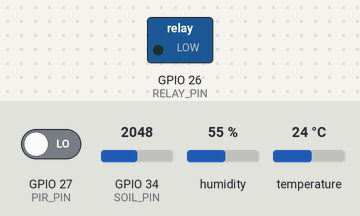
The sketch below on a simulated ESP32. On the bench: switched loads named in the sketch (green lamp = pin HIGH). The inputs (shaded band) are chosen by the test bench; at power-on: GPIO 34 (SOIL_PIN) = 2048, GPIO 27 (PIR_PIN) LOW, humidity 55 %, temperature 24 °C. WiFi joins after 1.5 s; servers stay silent unless stated; what the sketch prints to the serial monitor is not drawn.

Above: at 2.7 s.
2.8 s: GPIO 34 (SOIL_PIN) set to 2800
6.2 s: GPIO 34 (SOIL_PIN) set to 2907
At 8.6 s:
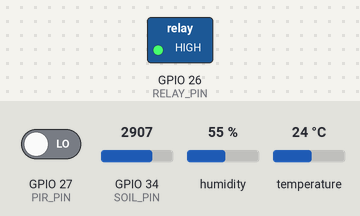
9.6 s: GPIO 34 (SOIL_PIN) set to 1234
14.1 s: GPIO 34 (SOIL_PIN) set to 1114
At 16.1 s:
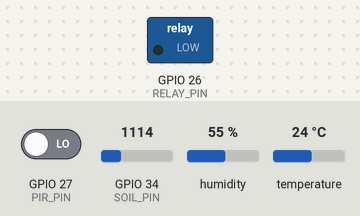
17.5 s: GPIO 34 (SOIL_PIN) set to 3603
At 19.7 s:
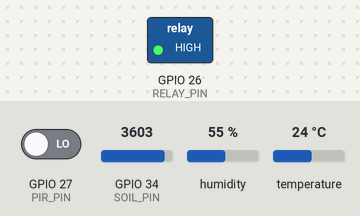
Timing chart, 0 to 21.2 s (numbered marks = the images above; inputs shaded):
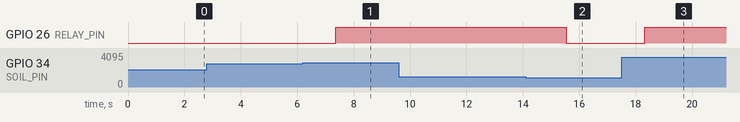

Measured:
- the behaviour switches between 2866 and 2867 on GPIO 34 (SOIL_PIN) (found by bisection; images 0 and 1)
- the behaviour switches between 1188 and 1187 on GPIO 34 (SOIL_PIN) (found by bisection; images 1 and 2)
- after the input at 2.8 s, every drawn part: stays the same
- after the input at 6.2 s, GPIO 26 (RELAY_PIN): LOW → HIGH after 1.2 s
- after the input at 9.6 s, every drawn part: stays the same
- after the input at 14.1 s, GPIO 26 (RELAY_PIN): HIGH → LOW after 1.4 s
- after the input at 17.5 s, GPIO 26 (RELAY_PIN): LOW → HIGH after 0.82 s

The sketch:

sketch.ino
```cpp
#include <WiFi.h>
#include <FirebaseESP32.h>
#include <HardwareSerial.h>
#include <DHT.h>

// ================= 1. NETWORK & FIREBASE CONFIG =================
#define WIFI_SSID "Nandhu"        // உங்கள் WiFi / Hotspot பெயர்
#define WIFI_PASSWORD "12345678"  // WiFi பாஸ்வேர்டு

#define FIREBASE_HOST "smart-crop-guardian-default-rtdb.firebaseio.com"
#define FIREBASE_AUTH "ADxocgMHFFHtZnP1lrky40OVLsCEdCkSBpADZxiU" // நீங்கள் காப்பி செய்த Secret Key

// ================= 2. PIN DEFINITIONS =================
#define SOIL_PIN 34       // Soil Moisture Sensor
#define PIR_PIN 27        // PIR Motion Sensor
#define RELAY_PIN 26      // Water Pump Relay
#define DHTPIN 4          // DHT11 Sensor
#define DHTTYPE DHT11

HardwareSerial gsm(2); // SIM800L (Tx2: Pin 17, Rx2: Pin 16)

DHT dht(DHTPIN, DHTTYPE);
FirebaseData firebaseData;
FirebaseAuth auth;
FirebaseConfig config;

unsigned long lastSmsTime = 0;
const unsigned long smsInterval = 30000;

void setup() {
  Serial.begin(115200);
  gsm.begin(9600, SERIAL_8N1, 16, 17);

  pinMode(PIR_PIN, INPUT);
  pinMode(RELAY_PIN, OUTPUT);
  digitalWrite(RELAY_PIN, LOW);

  dht.begin();

  WiFi.begin(WIFI_SSID, WIFI_PASSWORD);
  while (WiFi.status() != WL_CONNECTED) {
    delay(500);
    Serial.print(".");
  }

  config.host = FIREBASE_HOST;
  config.signer.tokens.legacy_token = FIREBASE_AUTH;
  Firebase.begin(&config, &auth);
  Firebase.reconnectWiFi(true);
}

void sendSMS(String message) {
  gsm.println("AT+CMGF=1");
  delay(1000);
  gsm.println("AT+CMGS=\"+917695990561\""); // உங்கள் மொபைல் எண்
  delay(1000);
  gsm.print(message);
  delay(100);
  gsm.write(26);
  delay(3000);
}

void loop() {
  int rawSoil = analogRead(SOIL_PIN);
  int soilPercent = map(rawSoil, 4095, 0, 0, 100);
  soilPercent = constrain(soilPercent, 0, 100);

  float temp = dht.readTemperature();
  float hum = dht.readHumidity();
  int motion = digitalRead(PIR_PIN);

  if (isnan(temp)) temp = 0.0;
  if (isnan(hum)) hum = 0.0;

  Firebase.setInt(firebaseData, "/Sensor/SoilMoisture", soilPercent);
  Firebase.setFloat(firebaseData, "/Sensor/Temperature", temp);
  Firebase.setFloat(firebaseData, "/Sensor/Humidity", hum);
  Firebase.setInt(firebaseData, "/Sensor/Motion", motion);

  if (soilPercent < 30) {
    digitalWrite(RELAY_PIN, HIGH);
    Firebase.setBool(firebaseData, "/Controls/PumpState", true);
  } else if (soilPercent > 70) {
    digitalWrite(RELAY_PIN, LOW);
    Firebase.setBool(firebaseData, "/Controls/PumpState", false);
  }

  if (motion == HIGH) {
    if (millis() - lastSmsTime > smsInterval) {
      sendSMS("SMART CROP GUARDIAN ALERT: Intruder detected!");
      lastSmsTime = millis();
    }
  }

  delay(2000);
}
```
